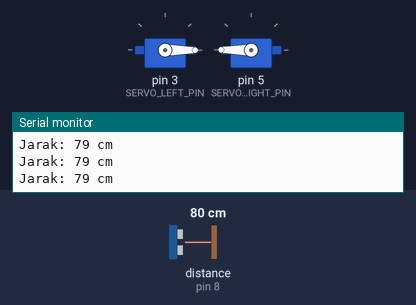
A sketch run on a simulated Arduino Uno, built with avr-gcc and run on an emulated ATmega328P. Parts: 2 × servo, the last lines printed to the serial monitor. Wiring (inferred from the names in the program): ultrasonic range finder: trigger pin 9; echo pin 8. The inputs (shaded band) are chosen by the test bench; at power-on: distance to the obstacle (sensor on pin 8) 80 cm. The echo pulse lasts 58.3 µs per cm.

Above: at 2.2 s.
2.3 s: distance to the obstacle (sensor on pin 8) set to 17 cm
3.8 s: distance to the obstacle (sensor on pin 8) set to 13 cm
At 5.0 s:
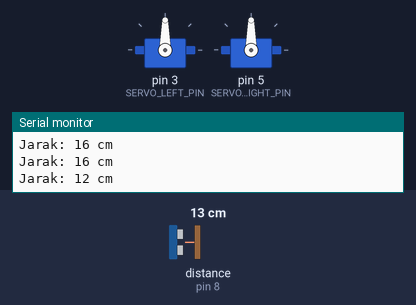
5.3 s: distance to the obstacle (sensor on pin 8) set to 18 cm
At 7.4 s:
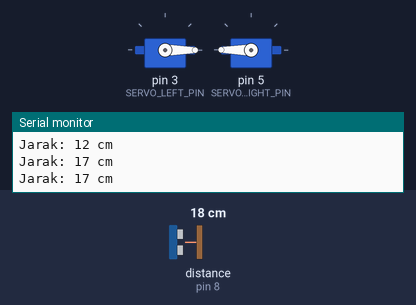
8.3 s: distance to the obstacle (sensor on pin 8) set to 2 cm
At 9.1 s:
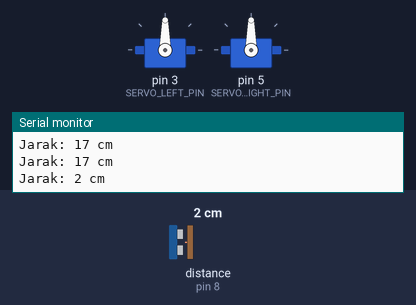
Timing chart, 0 to 10.9 s (numbered marks = the images above; inputs shaded):
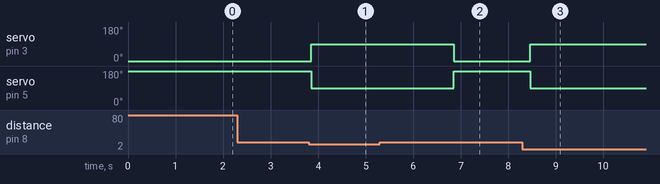

Measured:
- the behaviour switches between 16 and 15 cm on distance to the obstacle (sensor on pin 8) (found by bisection; images 0 and 1)
- after the input at 3.8 s, servo on pin 3 (SERVO_LEFT_PIN): 0° → 90° after 0.05 s; servo on pin 5 (SERVO_RIGHT_PIN): 180° → 90° after 0.05 s
- after the input at 5.3 s, servo on pin 3 (SERVO_LEFT_PIN): goes on until 6.9 s, then stays 0°; servo on pin 5 (SERVO_RIGHT_PIN): goes on until 6.9 s, then stays 180°
- after the input at 8.3 s, servo on pin 3 (SERVO_LEFT_PIN): 0° → 90° after 0.17 s; servo on pin 5 (SERVO_RIGHT_PIN): 180° → 90° after 0.17 s

The sketch:

esp8266smarttrash2servo.ino
```cpp
  #include <Servo.h>

#define TRIG_PIN 9
#define ECHO_PIN 8
#define SERVO_LEFT_PIN 3   // Servo kiri
#define SERVO_RIGHT_PIN 5  // Servo kanan

Servo servoLeft;
Servo servoRight;

long duration;
int distance;

void setup() {
  Serial.begin(9600);

  servoLeft.attach(SERVO_LEFT_PIN);
  servoRight.attach(SERVO_RIGHT_PIN);

  // posisi awal tutup
  servoLeft.write(0);     // kiri posisi tutup
  servoRight.write(180);  // kanan posisi tutup (kebalikan)
  delay(1000);

  pinMode(TRIG_PIN, OUTPUT);
  pinMode(ECHO_PIN, INPUT);

  Serial.println("Smart Trash Bin 2-Servo (Flip) Started...");
}

void loop() {
  // Kirim pulsa ultrasonik
  digitalWrite(TRIG_PIN, LOW);
  delayMicroseconds(2);
  digitalWrite(TRIG_PIN, HIGH);
  delayMicroseconds(10);
  digitalWrite(TRIG_PIN, LOW);

  // Hitung jarak
  duration = pulseIn(ECHO_PIN, HIGH);
  distance = duration * 0.034 / 2; // konversi ke cm

  Serial.print("Jarak: ");
  Serial.print(distance);
  Serial.println(" cm");

  // Jika tangan dekat, buka tutup
  if (distance > 0 && distance < 15) {
    servoLeft.write(90);    // buka kiri
    servoRight.write(90);   // buka kanan (arah berlawanan)
    delay(3000);            // tunggu 3 detik
    servoLeft.write(0);     // tutup kiri
    servoRight.write(180);  // tutup kanan
  }

  delay(200); // delay pembacaan
}
```
